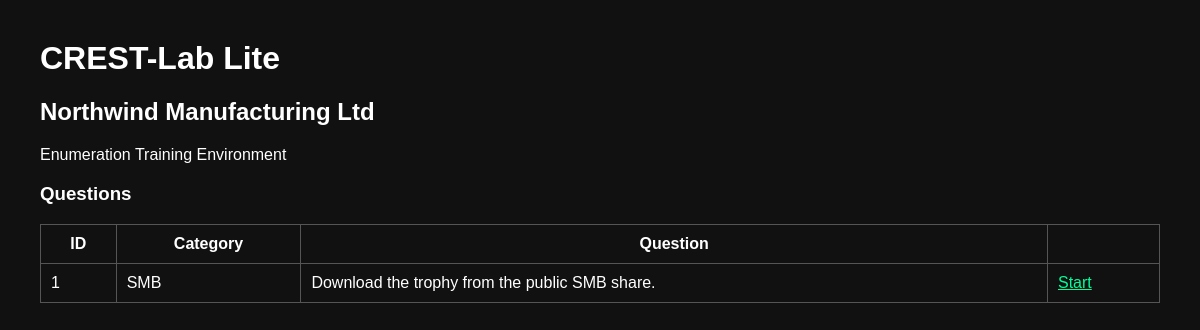
Before: / with the older database file.
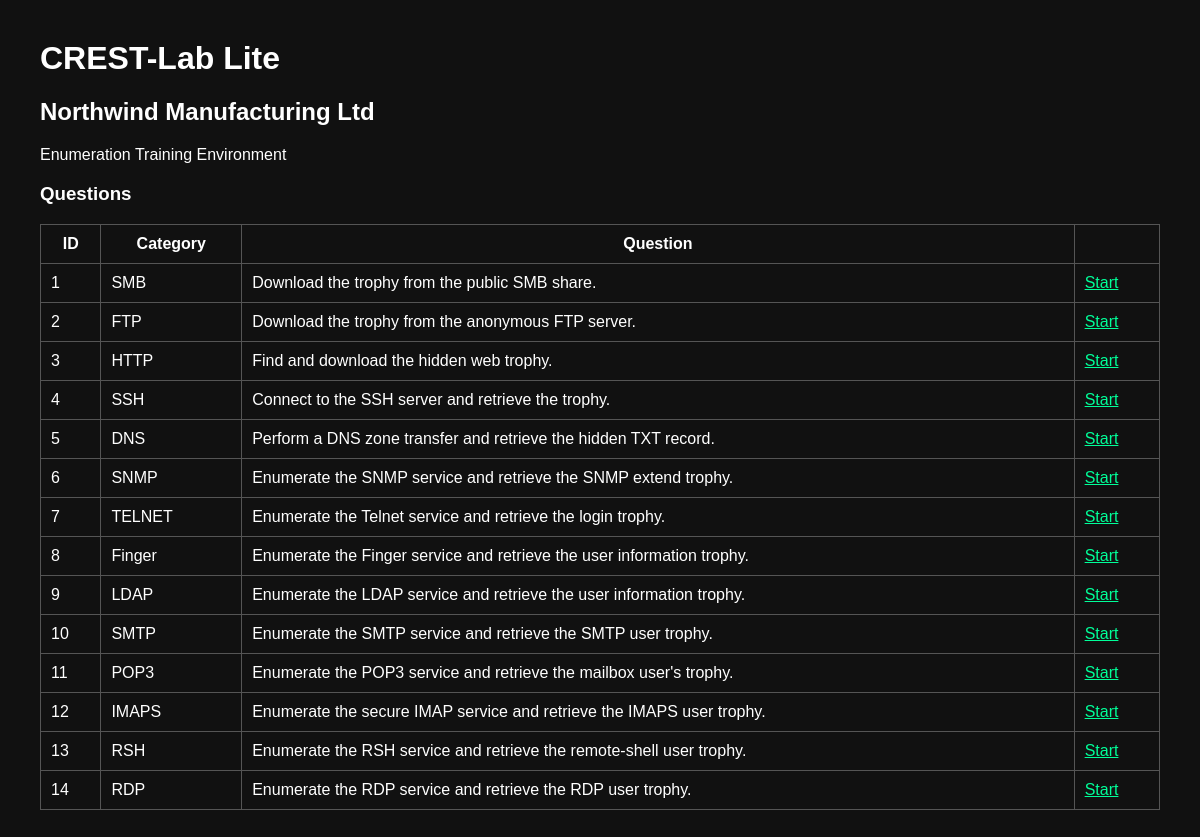
After: the same page with the newer database file.
### tables this page shows
CREATE TABLE questions (
    id INTEGER PRIMARY KEY,
    category TEXT NOT NULL,
    difficulty TEXT NOT NULL,
    question TEXT NOT NULL,
    answer_key TEXT NOT NULL,
    hint1 TEXT,
    hint2 TEXT,
    hint3 TEXT,
    points INTEGER DEFAULT 10
);

### portal/app/app.py (the view)
@app.route("/")
def index():
    questions = get_questions()
    return render_template(
        "index.html",
        questions=questions
    )

### portal/app/database.py (called while the page is built)
def get_connection():
    conn = sqlite3.connect(DATABASE)
    conn.row_factory = sqlite3.Row
    return conn

def get_questions():
    conn = get_connection()
    questions = conn.execute(
        """
        SELECT *
        FROM questions
        """
    ).fetchall()
    conn.close()
    return questions

### portal/app/templates/index.html (shortened to what this page needs)
<!DOCTYPE html>
<html>
<head>
<link rel="stylesheet" href="/static/css/style.css">
</head>
<body>
<h1>CREST-Lab Lite</h1>
<h2>Northwind Manufacturing Ltd</h2>
<p>
Enumeration Training Environment
</p>
<h3>Questions</h3>
<table>
<tr>
<th>ID</th>
<th>Category</th>
<th>Question</th>
<th></th>
</tr>
{% for q in questions %}
<tr>
<td>{{q.id}}</td>
<td>{{q.category}}</td>
<td>{{q.question}}</td>
<td>
<a href="/question/{{q.id}}">
Start
</a>
</td>
</tr>
{% endfor %}
</table>
</body>
</html>

### portal/app/static/css/style.css (style rules this page uses)
body { font-family: Arial; margin:40px; background:#111; color:white; }
table { border-collapse:collapse; width:100%; }
td,th { border:1px solid #555; padding:10px; }
a { color:#00ff99; }

Changed rows visible on the page:
added questions: id "2", category "FTP", question "Download the trophy from the anonymous FTP server."
added questions: id "3", category "HTTP", question "Find and download the hidden web trophy."
added questions: id "4", category "SSH", question "Connect to the SSH server and retrieve the trophy."
added questions: id "5", category "DNS", question "Perform a DNS zone transfer and retrieve the hidden TXT record."
added questions: id "6", category "SNMP", question "Enumerate the SNMP service and retrieve the SNMP extend trophy."
added questions: id "7", category "TELNET", question "Enumerate the Telnet service and retrieve the login trophy."
added questions: id "8", category "Finger", question "Enumerate the Finger service and retrieve the user information trophy."
added questions: id "9", category "LDAP", question "Enumerate the LDAP service and retrieve the user information trophy."
added questions: id "10", category "SMTP", question "Enumerate the SMTP service and retrieve the SMTP user trophy."
added questions: id "11", category "POP3", question "Enumerate the POP3 service and retrieve the mailbox user's trophy."
added questions: id "12", category "IMAPS", question "Enumerate the secure IMAP service and retrieve the IMAPS user trophy."
added questions: id "13", category "RSH", question "Enumerate the RSH service and retrieve the remote-shell user trophy."
added questions: id "14", category "RDP", question "Enumerate the RDP service and retrieve the RDP user trophy."
